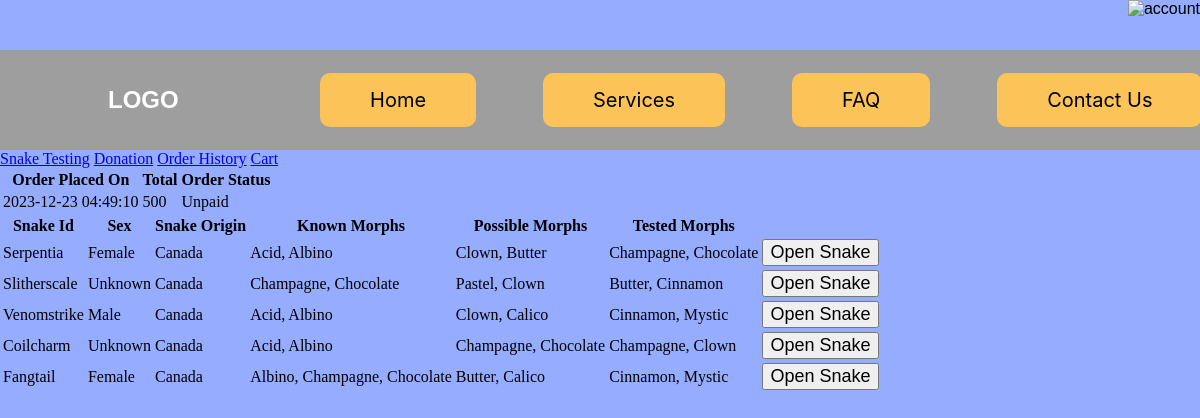
The app's page /index.php?controller=history&action=snakeHistory&id=4 (signed in) with its own data.
### tables this page shows
CREATE TABLE IF NOT EXISTS `order` (
  `order_id` int(255) NOT NULL AUTO_INCREMENT,
  `payment_status` tinyint(4) NOT NULL,
  `seen_status` tinyint(1) NOT NULL,
  `order_date` timestamp NOT NULL DEFAULT current_timestamp(),
  `total` double DEFAULT NULL,
  `user_id` int(255) NOT NULL,
  `order_status_id` int(255) NOT NULL,
  PRIMARY KEY (`order_id`),
  KEY `Order_orderstatus_order_status_id_fk` (`order_status_id`),
  KEY `Order_user_user_id_fk` (`user_id`)
);

CREATE TABLE IF NOT EXISTS `orderstatus` (
  `order_status_id` int(255) NOT NULL AUTO_INCREMENT,
  `order_status_name` enum('Processing','To be Processed','Unpaid','Results Pending','Completed') DEFAULT NULL,
  PRIMARY KEY (`order_status_id`)
);

### Core/Controller.php (called while the page is built, shortened)
<?php
class Controller
{
    protected function render(array $data = []): void
    {
        global $controllerPrefix, $action;
        extract($data);
        include_once "Views/$controllerPrefix/$action.php";
    }
}

### Controllers/HistoryController.php (called while the page is built, shortened)
<?php
class HistoryController extends Controller
{
    function snakeHistory(): void
    {
        $order = new Order($_GET['id']);
        $tests = Test::getByOrderId($_GET['id']);
        $snakeIds = [];
        $customerSnakeIds = [];
        $sexes = [];
        $origins = [];
        $knownMorphs = [];
        $possibleMorphs = [];
        $testedMorphs = [];
        foreach ($tests as $test) {
            $snake = new Snake($test->getSnakeId());
            $customerSnakeId = new CustomerSnakeName($snake->getSnakeId());
            $sex = new Sex($snake->getSexId());
            $knownMorph = KnownPossibleMorph::getKnownPossibleMorphsBySnakeId($snake->getSnakeId(), true);
            $possibleMorph = KnownPossibleMorph::getKnownPossibleMorphsBySnakeId($snake->getSnakeId(), false);
            $testedMorph = TestedMorph::getAllTestedMorphById($test->getTestId());
            $snakeIds[] = $snake->getSnakeId();
            $customerSnakeIds[] = $customerSnakeId->getCustomerSnakeId();
            $sexes[] = $sex->getSexName();
            $origins[] = $snake->getSnakeOrigin();
            $knownMorphs[] = Morph::getMorphNames($knownMorph);
            $possibleMorphs[] = Morph::getMorphNames($possibleMorph);
            $testedMorphs[] = Morph::getMorphNames($testedMorph);
        }
        $snakes = [
            'snakeIds' => $snakeIds,
            'customerSnakeIds' => $customerSnakeIds,
            'sexes' => $sexes,
            'origins' => $origins,
            'knownMorphs' => $knownMorphs,
            'possibleMorphs' => $possibleMorphs,
            'testedMorphs' => $testedMorphs,
        ];
        $this->render(['order' => $order, 'snakes' => $snakes]);
    }
}

### index.php (called while the page is built, shortened)
<?php
$controllerPrefix = $_GET["controller"] ?? "home";
$controllerName = ucfirst($controllerPrefix) . "Controller";
$action = $_GET["action"] ?? "home";
if (file_exists("Controllers/$controllerName.php"))
{
    include_once 'Core/Controller.php';
}
else
{
    include_once "Views/Shared/error404.php";
}
$controller = new $controllerName;
$controller->$action();

### Models/Order.php (called while the page is built, shortened)
<?php
class Order extends Model
{
    private string $orderDate;
    private ?float $total;
    public function __construct(
        int    $pOrderId = -1,
        bool   $pPaymentStatus = false,
        bool   $pSeenStatus = false,
        string $pOrderDate = '',
        ?float  $pTotal = -1,
        int    $pUserId = -1,
        int    $pOrderStatusId = -1,
    )
    {
        $this->initializeProperties(
            $pOrderId,
            $pPaymentStatus,
            $pSeenStatus,
            $pOrderDate,
            $pTotal,
            $pUserId,
            $pOrderStatusId
        );
    }
    private function initializeProperties(
        int    $pOrderId,
        bool   $pPaymentStatus,
        bool   $pSeenStatus,
        string $pOrderDate,
        ?float  $pTotal,
        int    $pUserId,
        int    $pOrderStatusId
    ): void
    {
        if ($pOrderId < 0) return;
        else if (
            $pOrderId > 0
            && strlen($pOrderDate) > 0
            && $pTotal > 0
            && $pUserId > 0
            && $pOrderStatusId > 0
        ) {
            $this->orderId = $pOrderId;
            $this->paymentStatus = $pPaymentStatus;
            $this->seenStatus = $pSeenStatus;
            $this->orderDate = $pOrderDate;
            $this->total = $pTotal;
            $this->userId = $pUserId;
            $this->orderStatusId = $pOrderStatusId;
        } else if ($pOrderId > 0) {
            $this->getOrderById($pOrderId);
        }
    }
    private function getOrderById(int $pOrderId): void
    {
        $dBConnection = self::openDatabaseConnection();
        try {
            $sql = "SELECT * FROM `order` WHERE order_id = ?";
            $stmt = $dBConnection->prepare($sql);
            $stmt->bindParam(1, $pOrderId, PDO::PARAM_INT);
            $stmt->execute();
            $result = $stmt->fetch(PDO::FETCH_ASSOC);
            if ($result) {
                $this->orderDate = $result['order_date'];
                $this->total = $result['total'];
            }
        } catch (PDOException $e) {
            die("Error: " . $e->getMessage());
        } finally {
            $stmt->closeCursor();
            $dBConnection = null;
        }
    }
    public function getOrderDate(): string
    {
        return $this->orderDate;
    }
    public function getTotal(): ?float
    {
        return $this->total;
    }
}

### Models/OrderStatus.php (called while the page is built, shortened)
<?php
class OrderStatus extends Model
{
    private string $orderStatusName;
    public function __construct(
        int $pOrderStatusId = -1,
        int $pOrderStatusName = -1
    ) {
        $this->initializeProperties(
            $pOrderStatusId,
            $pOrderStatusName
        );
    }
    private function initializeProperties(int $pOrderStatusId, int $pOrderStatusName): void
    {
        if ($pOrderStatusId < 0) return;
        else if (
            $pOrderStatusId > 0
            && $pOrderStatusName > 0
        ) {
            $this->orderStatusId = $pOrderStatusId;
            $this->orderStatusName = $pOrderStatusName;
        } else if ($pOrderStatusId > 0) {
            $this->getOrderStatusById($pOrderStatusId);
        }
    }
    private function getOrderStatusById(int $pOrderStatusId): void
    {
        $dBConnection = self::openDatabaseConnection();
        try {
            $sql = "SELECT * FROM orderstatus WHERE order_status_id = ?";
            $stmt = $dBConnection->prepare($sql);
            $stmt->bindParam(1, $pOrderStatusId, PDO::PARAM_INT);
            $stmt->execute();
            $result = $stmt->fetch(PDO::FETCH_ASSOC);
            if ($result) {
                $this->orderStatusName = $result['order_status_name'];
            }
        } catch (PDOException $e) {
            die("Error: " . $e->getMessage());
        } finally {
            $stmt->closeCursor();
            $dBConnection = null;
        }
    }
    public function getOrderStatusName(): string
    {
        return $this->orderStatusName;
    }
}

### Views/History/snakeHistory.php (the view, shortened to what this page needs)
<!DOCTYPE html>
<html lang="en">
<head>
    <link rel="stylesheet" type="text/css" href="Views/Styles/shared.css">
    <link rel="stylesheet" type="text/css" href="Views/Styles/navbar.css">
    <link rel="stylesheet" type="text/css" href="Views/Styles/home.css">
</head>
<body>
<?php
include_once 'Views/Shared/navbar.php';
include_once 'Views/Order/orderSubCategories.php';
?>
<table>
    <thead>
    <tr>
        <th>Order Placed On</th>
        <th>Total</th>
        <th>Order Status</th>
    </tr>
    </thead>
    <tbody>
    <tr>
        <td><?php echo $data['order']->getOrderDate() ?></td>
        <td><?php echo $data['order']->getTotal() ?></td>
        <td><?php echo (new OrderStatus($data['order']->getOrderStatusId()))->getOrderStatusName() ?></td>
    </tr>
    </tbody>
</table>
<table>
    <thead>
    <tr>
        <th>Snake Id</th>
        <th>Sex</th>
        <th>Snake Origin</th>
        <th>Known Morphs</th>
        <th>Possible Morphs</th>
        <th>Tested Morphs</th>
    </tr>
    </thead>
    <tbody>
    <?php
    foreach ($data['snakes']['customerSnakeIds'] as $key => $snake) {
        echo "<tr><td>" . $snake . "</td>";
        echo "<td>" . $data['snakes']['sexes'][$key] . "</td>";
        echo "<td>" . $data['snakes']['origins'][$key] . "</td>";
        $stringKnownMorph = implode(', ', $data['snakes']['knownMorphs'][$key]);
        $stringPossibleMorph = implode(', ', $data['snakes']['possibleMorphs'][$key]);
        $stringTestedMorph = implode(', ', $data['snakes']['testedMorphs'][$key]);
        echo "<td>" . $stringKnownMorph . "</td>";
        echo "<td>" . $stringPossibleMorph . "</td>";
        echo "<td>" . $stringTestedMorph . "</td>";
        echo "<td><a href='?controller=history&action=testHistory&id=" . $data['snakes']['snakeIds'][$key] . "'><button>Open Snake</button></a></td>";
    }
    ?>
    </tbody>
</table>
</body>
</html>

### Views/Styles/shared.css (style rules this page uses)
html, body { max-width: 100%; overflow-x: hidden; }
body { margin: 0; padding: 0; background-color: #95ACFF; width: 100%; }
p, li, button { font-size: large; }

### records on screen
order: order_date "2023-12-23 04:49:10", total "500", order_status.order_status_name "Unpaid"

### other values on screen
$snake "Serpentia"
$data['snakes']['sexes'][$key] "Female"
$data['snakes']['origins'][$key] "Canada"
$stringKnownMorph "Acid, Albino"
$stringPossibleMorph "Clown, Butter"
$stringTestedMorph "Champagne, Chocolate"
$snake "Slitherscale"
$data['snakes']['sexes'][$key] "Unknown"
$stringKnownMorph "Champagne, Chocolate"
$stringPossibleMorph "Pastel, Clown"
$stringTestedMorph "Butter, Cinnamon"
$snake "Venomstrike"
$data['snakes']['sexes'][$key] "Male"
$stringPossibleMorph "Clown, Calico"
$stringTestedMorph "Cinnamon, Mystic"
